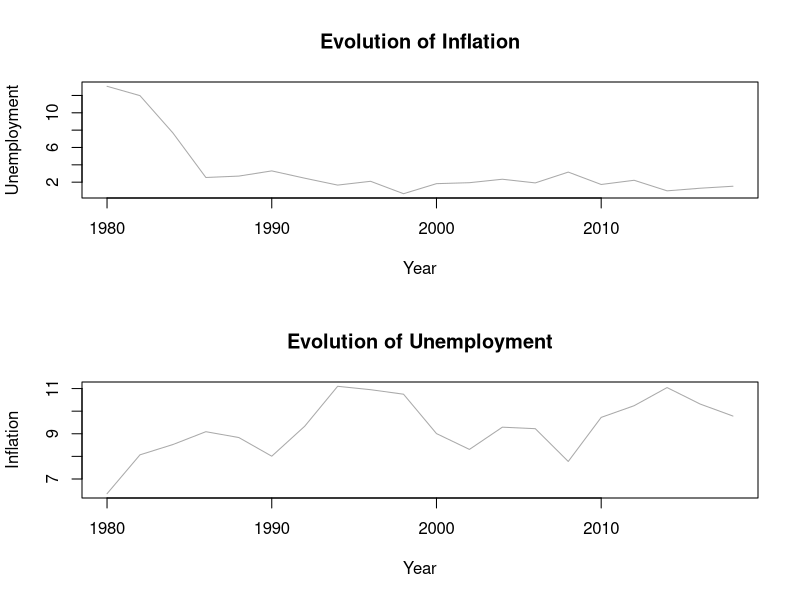

R code for this plot:
da <- read.csv("Data/weob.csv")
# This does not work. I want to sub-set te data for the range that is 
# selected. 

start <- 1980
end <- 2019
  dates <- seq(start, end, 1)
  x    <- da[, c(1, 2)]  # Input data
  y    <- da[, c(1, 3)]
  x <- subset(x, x[1,] == dates)
  y <- subset(y, y[1,] == dates)
  par(mfrow = c(2,1))
  plot(x, col = 'darkgray',  
       main = "Evolution of Inflation", type = 'l')
  plot(y, col = 'darkgray',  
       main = "Evolution of Unemployment", type = 'l')
  # I am not sure why this works and the shiny app does not. 
  